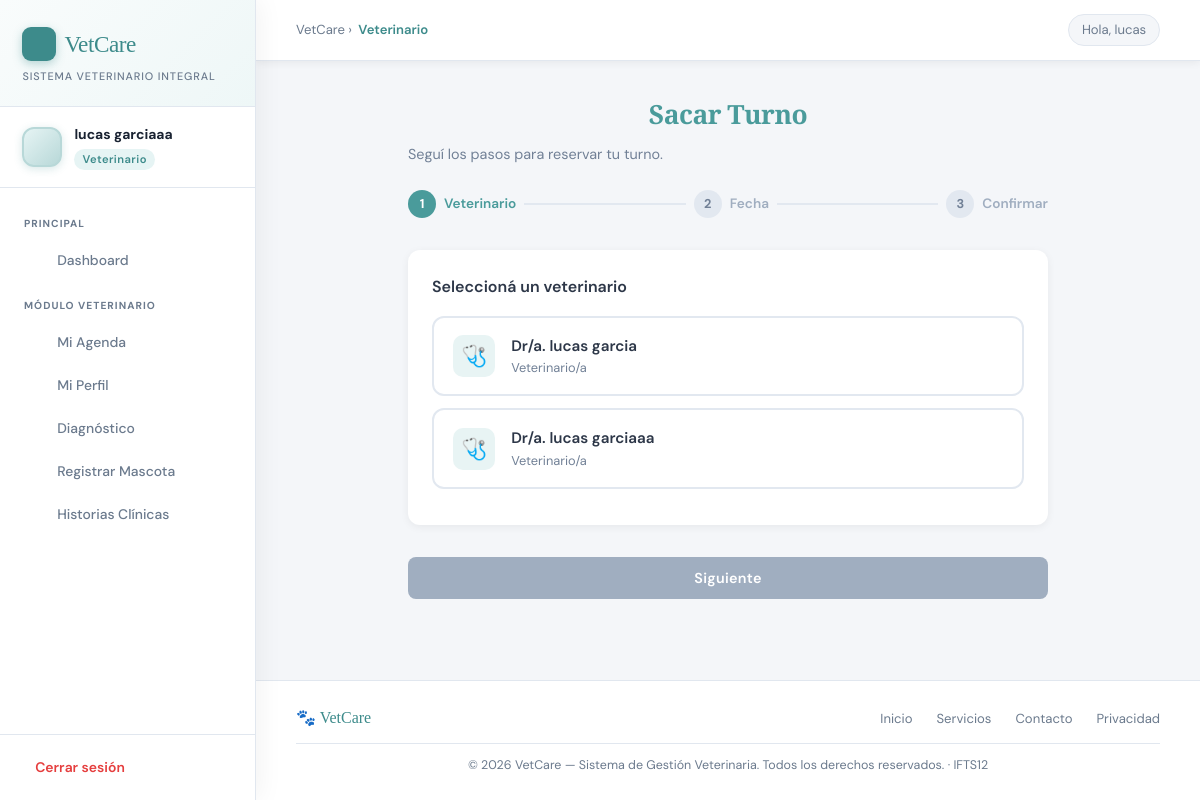
The app's page /turnos/agendar (signed in) with its own data.
### app/models/usuario.py (models this page shows, shortened)
class Usuario(db.Model, UserMixin):
    id = db.Column(db.Integer, primary_key=True)
    nombre = db.Column(db.String(100), nullable=False)
    apellido = db.Column(db.String(100), nullable=False)
    dni = db.Column(db.String(20), unique=True, nullable=False)
    telefono = db.Column(db.String(20), nullable=False)
    correo = db.Column(db.String(150), unique=True, nullable=False)
    password_hash = db.Column(db.String(200), nullable=False)
    rol = db.Column(db.String(20), nullable=False)
    activo = db.Column(db.Boolean, default=True)

### app/models/turno.py (models this page shows)
class Turno(db.Model):
    id = db.Column(db.Integer, primary_key=True)
    fecha = db.Column(db.Date, nullable=False)
    hora = db.Column(db.Time, nullable=False)
    veterinario_id = db.Column(db.Integer, db.ForeignKey('usuario.id'), nullable=False)
    mascota_id = db.Column(db.Integer, db.ForeignKey('mascota.id'), nullable=True)
    dueno_id = db.Column(db.Integer, db.ForeignKey('usuario.id'), nullable=True)
    estado = db.Column(db.String(20), default='disponible')  # disponible, ocupado, cancelado
    tipo_consulta = db.Column(db.String(50), nullable=True)
    veterinario = db.relationship('Usuario', foreign_keys=[veterinario_id])
    dueno = db.relationship('Usuario', foreign_keys=[dueno_id])
    mascota = db.relationship('Mascota', foreign_keys=[mascota_id])

### app/routes/turnos.py (the view, shortened to what this page needs)
@turnos.route('/turnos/agendar', methods=['GET','POST'])
@login_required
def agendar_turno():
    turnos_disponibles = Turno.query.filter(
        Turno.estado == 'disponible',
        Turno.fecha >= date.today()
    ).all()
    tres_meses = date.today() + timedelta(days=90)
    turnos_todos = Turno.query.filter(
        Turno.fecha >= date.today(),
        Turno.fecha <= tres_meses
    ).all()
    cal_data = {}
    for t in turnos_todos:
        key = f"{t.fecha.isoformat()}_{t.veterinario_id}"
        if key not in cal_data:
            cal_data[key] = {'disponible': 0, 'ocupado': 0, 'cancelado': 0}
        if t.estado in cal_data[key]:
            cal_data[key][t.estado] += 1
    calendar_data = {}
    for key, stats in cal_data.items():
        if stats['disponible'] > 0:
            calendar_data[key] = 'available'
        elif stats['ocupado'] > 0 or stats['cancelado'] > 0:
            calendar_data[key] = 'full'
    return render_template('turnos/agendar_turno.html',
                           turnos_disponibles=turnos_disponibles,
                           calendar_data=calendar_data)

### app/models/usuario.py (called while the page is built)
@login_manager.user_loader
def load_user(user_id):
    return Usuario.query.get(int(user_id))

### app/templates/turnos/agendar_turno.html (shortened to what this page needs)
{% extends 'base.html' %}
{% block content %}
<div style="max-width: 640px; margin: 0 auto;">
    <h2 style="font-family: 'Playfair Display', serif; color: #4a9b9b; margin-bottom: 0.5rem;">Sacar Turno</h2>
    <p style="color: #718096; margin-bottom: 1.5rem; font-size: 0.9rem;">Seguí los pasos para reservar tu turno.</p>
    <div class="step-bar">
        <div class="step active" id="label-1"><div class="step-num">1</div> Veterinario</div>
        <div class="step-line" id="line-1"></div>
        <div class="step" id="label-2"><div class="step-num">2</div> Fecha</div>
        <div class="step-line" id="line-2"></div>
        <div class="step" id="label-3"><div class="step-num">3</div> Confirmar</div>
    </div>
    {% if not turnos_disponibles %}
    <div style="background:white; padding:2.5rem; border-radius:12px; text-align:center; box-shadow:0 4px 12px rgba(0,0,0,0.06);">
        <div style="font-size:3rem; margin-bottom:1rem;">📅</div>
        <p style="color:#718096;">No hay turnos disponibles en este momento.</p>
    </div>
    {% else %}
    <form method="POST" id="turno-form">
        <div class="step-panel active" id="step-1">
            <div style="background:white; border-radius:12px; padding:1.5rem; box-shadow:0 2px 8px rgba(0,0,0,0.06);">
                <p style="font-weight:600; color:#2d3748; margin-bottom:1rem;">Seleccioná un veterinario</p>
                {% set vets_vistos = [] %}
                {% for turno in turnos_disponibles %}
                    {% if turno.veterinario_id not in vets_vistos %}
                        {% set _ = vets_vistos.append(turno.veterinario_id) %}
                        <div class="option-card" onclick="selectVet({{ turno.veterinario_id }}, 'Dr/a. {{ turno.veterinario.nombre }} {{ turno.veterinario.apellido }}', event)">
                            <div class="icon-box">🩺</div>
                            <div>
                                <div class="opt-title">Dr/a. {{ turno.veterinario.nombre }} {{ turno.veterinario.apellido }}</div>
                                <div class="opt-sub">Veterinario/a</div>
                            </div>
                        </div>
                    {% endif %}
                {% endfor %}
            </div>
            <div class="nav-btns">
                <button type="button" class="btn-next" id="btn-1" disabled onclick="goStep(2)">Siguiente</button>
            </div>
        </div>
    </form>
    {% endif %}
</div>
{% endblock %}

### app/templates/base.html (shortened to what this page needs)
<!DOCTYPE html>
<html lang="es">
<head>
    <link rel="stylesheet" href="https://cdn.jsdelivr.net/npm/@tabler/icons-webfont@latest/tabler-icons.min.css">
</head>
<body>
{% if current_user.is_authenticated %}
<aside class="sidebar">
    <div class="sidebar-logo">
        <div class="brand">
            <div class="brand-icon"></div>
            VetCare
        </div>
        <div class="tagline">Sistema Veterinario Integral</div>
    </div>
    <div class="sidebar-user">
        <div class="user-avatar">
        </div>
        <div class="user-info">
            <div class="user-name">{{ current_user.nombre }} {{ current_user.apellido }}</div>
            <div class="user-role">{{ current_user.rol }}</div>
        </div>
    </div>
    <nav class="sidebar-nav">
        <div class="nav-section-label">Principal</div>
        <a href="{{ url_for('auth.dashboard') }}" class="nav-link">
            <span class="icon"></span> Dashboard
        </a>
        {% if current_user.rol == 'veterinario' %}
            <div class="nav-section-label">Módulo Veterinario</div>
            <a href="{{ url_for('veterinario.agenda') }}" class="nav-link">
                <span class="icon"></span> Mi Agenda
            </a>
            <a href="{{ url_for('veterinario.perfil') }}" class="nav-link">
                <span class="icon"></span> Mi Perfil
            </a>
            <a href="{{ url_for('veterinario.nuevo_diagnostico') }}" class="nav-link">
                <span class="icon"></span> Diagnóstico
            </a>
            <a href="{{ url_for('veterinario.registrar_mascota') }}" class="nav-link">
                <span class="icon"></span> Registrar Mascota
            </a>
            <a href="{{ url_for('mascotas.listar') }}" class="nav-link">
                <span class="icon"></span> Historias Clínicas
            </a>
        {% endif %}
    </nav>
    <div class="sidebar-footer">
        <a href="{{ url_for('auth.logout') }}" class="logout-btn">
            <span class="icon"></span> Cerrar sesión
        </a>
    </div>
</aside>
<div class="main-wrapper">
    <div class="inner-topbar">
        <div class="breadcrumb">
            VetCare &rsaquo; <span>{{ current_user.rol | capitalize }}</span>
        </div>
        <div class="top-right">
            <div class="greeting-chip">Hola, {{ current_user.nombre }}</div>
        </div>
    </div>
    <div class="main-content">
        {% block content %}{% endblock %}
    </div>
    <footer class="site-footer">
        <div class="footer-inner">
            <div class="footer-brand">🐾 VetCare</div>
            <div class="footer-links">
                <a href="#">Inicio</a>
                <a href="#">Servicios</a>
                <a href="#">Contacto</a>
                <a href="#">Privacidad</a>
            </div>
        </div>
        <div class="footer-copy">
            © 2026 VetCare — Sistema de Gestión Veterinaria. Todos los derechos reservados. · IFTS12
        </div>
    </footer>
</div>
{% endif %}
</body>
</html>

### app/templates/turnos/agendar_turno.html (style rules this page uses)
.step-bar { display: flex; align-items: center; margin-bottom: 2rem; }
.step { display: flex; align-items: center; gap: 0.5rem; font-size: 0.85rem; font-weight: 600; color: #a0aec0; }
.step.active { color: #4a9b9b; }
.step-num { width: 28px; height: 28px; border-radius: 50%; background: #e2e8f0; color: #718096; display: flex; align-items: center; justify-content: center; font-size: 0.8rem; font-weight: 700; flex-shrink: 0; }
.step.active .step-num { background: #4a9b9b; color: white; }
.step-line { flex: 1; height: 2px; background: #e2e8f0; margin: 0 0.5rem; }
.step-panel { display: none; }
.step-panel.active { display: block; }
.option-card { background: white; border: 2px solid #e2e8f0; border-radius: 12px; padding: 1rem 1.2rem; cursor: pointer; transition: all 0.18s; display: flex; align-items: center; gap: 1rem; margin-bottom: 0.75rem; }
.option-card .icon-box { width: 42px; height: 42px; background: #e8f4f4; border-radius: 10px; display: flex; align-items: center; justify-content: center; font-size: 1.3rem; flex-shrink: 0; }
.option-card .opt-title { font-weight: 600; font-size: 0.95rem; color: #2d3748; }
.option-card .opt-sub { font-size: 0.8rem; color: #718096; }
.nav-btns { display: flex; gap: 1rem; margin-top: 1.5rem; }
.btn-next { flex: 2; padding: 0.75rem; background: #4a9b9b; color: white; border: none; border-radius: 8px; font-weight: 600; cursor: pointer; font-size: 0.9rem; transition: background 0.18s; }
.btn-next:disabled { background: #a0aec0; cursor: not-allowed; }

### records on screen
Usuario: nombre "lucas", apellido "garciaaa", rol "Veterinario"
Turno: veterinario.nombre "lucas", veterinario.apellido "garcia"
Turno: veterinario.nombre "lucas", veterinario.apellido "garciaaa"
